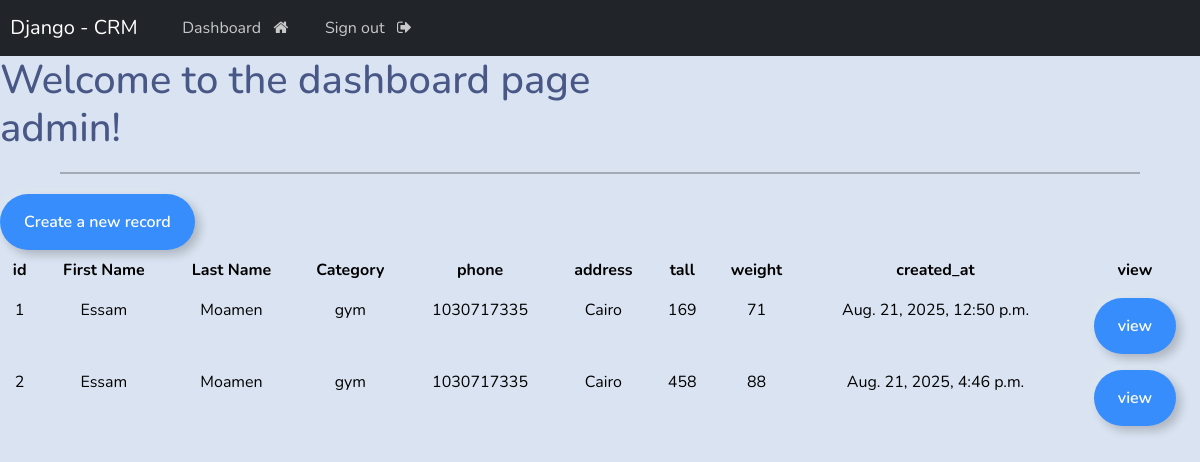
Before: /dashboard/ (signed in) with the older database file.
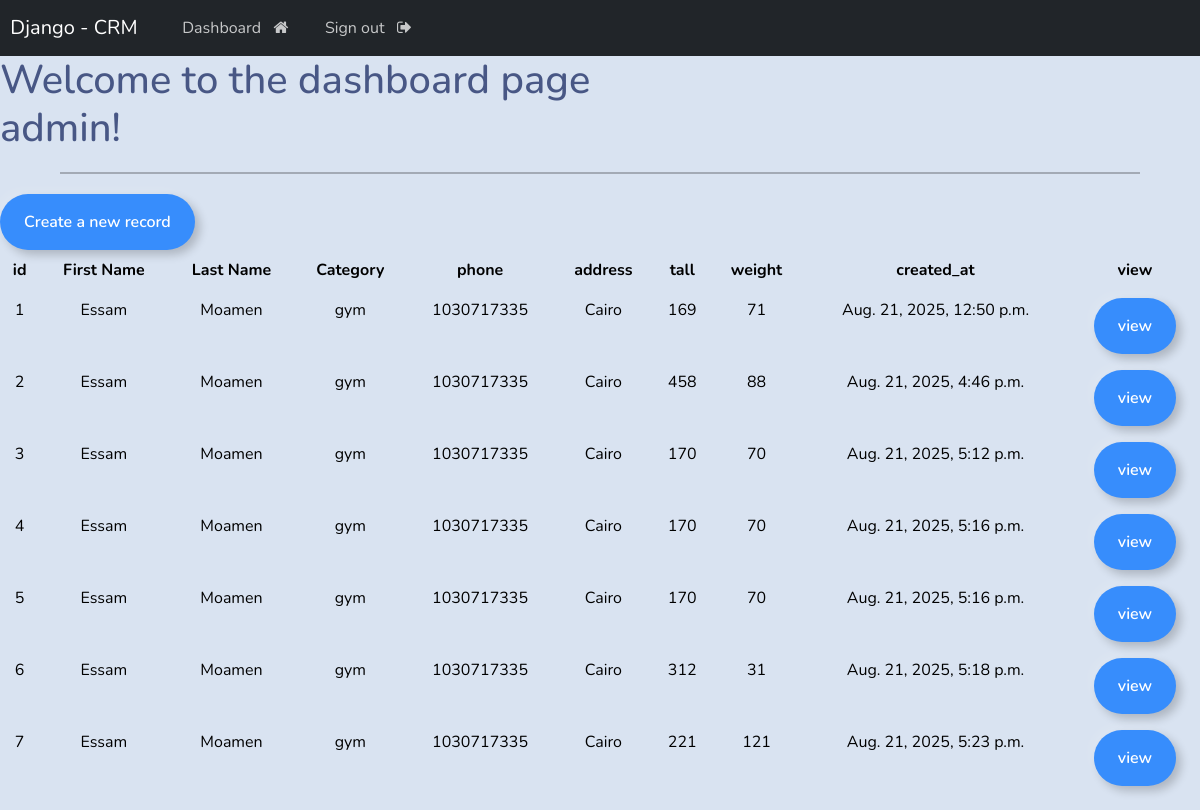
After: the same page with the newer database file.
### webapp/models.py (models this page shows, shortened)
class Record(models.Model):
    first_name = models.CharField(max_length=250)
    last_name = models.CharField(max_length=250)
    category = models.ForeignKey(Category, on_delete=models.CASCADE, related_name='records')
    phone = models.CharField(max_length=20)
    tall = models.IntegerField()
    weight = models.IntegerField()
    address = models.CharField(max_length=250)
    created_at = models.DateTimeField(auto_now_add=True)

class Category(models.Model):
    name = models.CharField(max_length=250, unique=True)
    created_at = models.DateTimeField(auto_now_add=True)
    def __str__(self):
        return self.name

### webapp/views.py (the view)
# urls.py: path('dashboard/', dashboard, name='dashboard'),
@login_required(login_url='login')
def dashboard(request):
    records = Record.objects.all()
    return render(request, 'web/dashboard.html', {'records': records})

### templates/web/dashboard.html
{% extends 'base.html'%}
{% block content %}
<h1> Welcome to the dashboard page <br>{{user}}!<br></h1>
<hr style="border: 1px solid #000;margin: 20px 60px;">
<a href="{% url 'create_record' %}" class="btn btn-outline-primary">Create a new record</a>
<div  class="text-center">
<table class="table">
  <thead>
    <tr>
      <th scope="col">id</th>
      <th scope="col">First Name</th>
      <th scope="col">Last Name</th>
      <th scope="col">Category</th>
      <th scope="col">phone</th>
      <th scope="col">address</th>
      <th scope="col">tall</th>
      <th scope="col">weight</th>
      <th scope="col">created_at</th>
      <th scope="col">view</th>
    </tr>
  </thead>
  <tbody>
    {% for record in records %}
    <tr>
      <td>{{record.id}}</td>
      <td>{{record.first_name}}</td>
      <td>{{record.last_name}}</td>
      <td>{{record.category}}</td>
      <td>{{record.phone}}</td>
      <td>{{record.address}}</td>
      <td>{{record.tall}}</td>
      <td>{{record.weight}}</td>
      <td>{{record.created_at}}</td>
      <td><a href="{% url 'view_record' record.id %}" class="btn btn-outline-primary"> view  </a></td>
    </tr>
   {% endfor %}
  </tbody>
</table>
</div>
{% endblock %}

Changed rows visible on the page:
added Record: id "3", first_name "Essam", last_name "Moamen", category "gym", phone "1030717335", address "Cairo", tall "170", weight "70", created_at "Aug. 21, 2025, 5:12 p.m."
added Record: id "4", first_name "Essam", last_name "Moamen", category "gym", phone "1030717335", address "Cairo", tall "170", weight "70", created_at "Aug. 21, 2025, 5:16 p.m."
added Record: id "5", first_name "Essam", last_name "Moamen", category "gym", phone "1030717335", address "Cairo", tall "170", weight "70", created_at "Aug. 21, 2025, 5:16 p.m."
added Record: id "6", first_name "Essam", last_name "Moamen", category "gym", phone "1030717335", address "Cairo", tall "312", weight "31", created_at "Aug. 21, 2025, 5:18 p.m."
added Record: id "7", first_name "Essam", last_name "Moamen", category "gym", phone "1030717335", address "Cairo", tall "221", weight "121", created_at "Aug. 21, 2025, 5:23 p.m."
